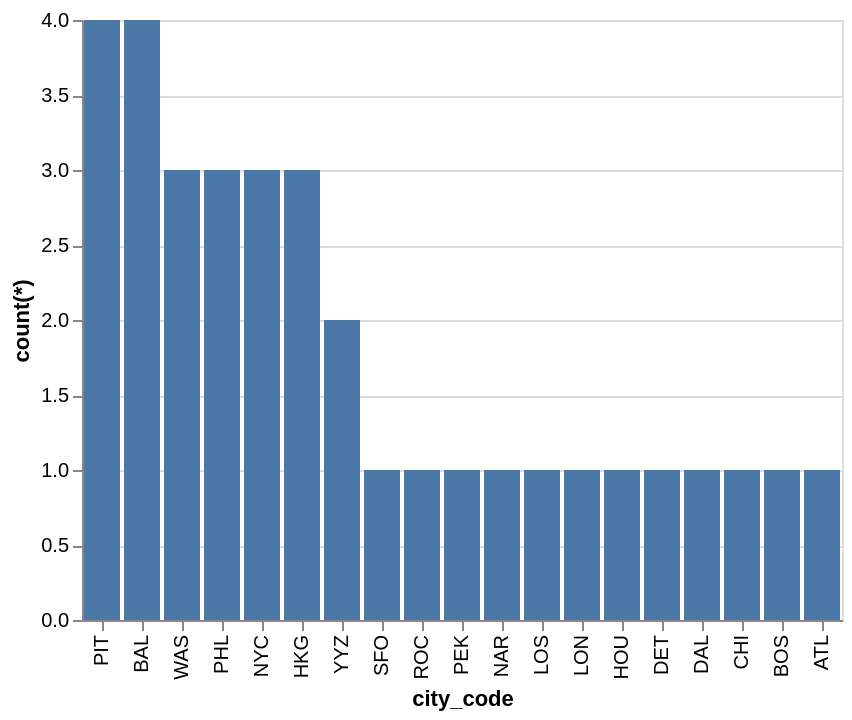

The Vega-Lite source for this figure:
### Vega-Lite specification from a JSON file in a GitHub repository (floating-point values rounded to 4 significant figures)
{"data": {"values": [{"x_data": "PIT", "y_data": 4}, {"x_data": "BAL", "y_data": 4}, {"x_data": "WAS", "y_data": 3}, {"x_data": "PHL", "y_data": 3}, {"x_data": "NYC", "y_data": 3}, {"x_data": "HKG", "y_data": 3}, {"x_data": "YYZ", "y_data": 2}, {"x_data": "SFO", "y_data": 1}, {"x_data": "ROC", "y_data": 1}, {"x_data": "PEK", "y_data": 1}, {"x_data": "NAR", "y_data": 1}, {"x_data": "LOS", "y_data": 1}, {"x_data": "LON", "y_data": 1}, {"x_data": "HOU", "y_data": 1}, {"x_data": "DET", "y_data": 1}, {"x_data": "DAL", "y_data": 1}, {"x_data": "CHI", "y_data": 1}, {"x_data": "BOS", "y_data": 1}, {"x_data": "ATL", "y_data": 1}]}, "mark": "bar", "encoding": {"x": {"field": "x_data", "type": "nominal", "title": "city_code", "sort": {"op": "sum", "field": "y_data", "order": "descending"}}, "y": {"field": "y_data", "type": "quantitative", "title": "count(*)"}}}
